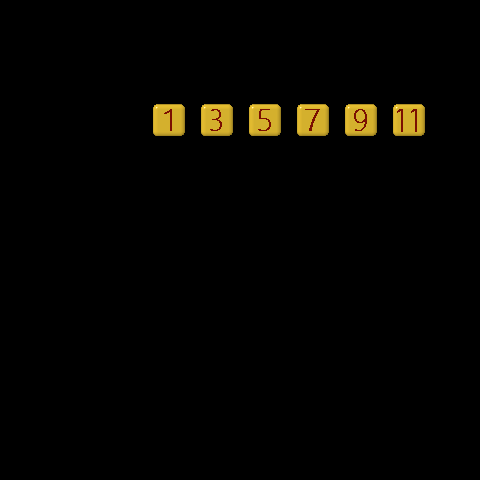

This game map was drawn from its Tiled (.tmx) file and the tilesets committed beside it. A one-line description and the full map source follow:
An orthogonal 10x10 tile map with 48x48 px tiles, 2 tile layers (food, number).

<map version="1.2" tiledversion="1.2.5" orientation="orthogonal" renderorder="right-down" width="10" height="10" tilewidth="48" tileheight="48" infinite="0" nextlayerid="3" nextobjectid="1">
 <tileset firstgid="1" name="0_99" tilewidth="48" tileheight="48" tilecount="110" columns="10">
  <image source="0-99.png" width="480" height="528" />
  <tile id="30">
   <animation>
    <frame tileid="30" duration="200" />
    <frame tileid="31" duration="200" />
    <frame tileid="32" duration="200" />
    <frame tileid="33" duration="200" />
    <frame tileid="34" duration="200" />
    <frame tileid="35" duration="200" />
    <frame tileid="36" duration="200" />
    <frame tileid="37" duration="200" />
   </animation>
  </tile>
  <tile id="44">
   <animation>
    <frame tileid="40" duration="100" />
    <frame tileid="41" duration="100" />
    <frame tileid="42" duration="100" />
    <frame tileid="43" duration="100" />
    <frame tileid="44" duration="100" />
    <frame tileid="45" duration="100" />
    <frame tileid="46" duration="100" />
    <frame tileid="47" duration="100" />
   </animation>
  </tile>
 </tileset>
 <layer id="2" name="food" width="10" height="10">
  <data encoding="csv">
0,0,0,0,0,0,0,0,0,0,
0,0,0,0,0,0,0,0,0,0,
0,0,0,35,35,35,35,35,35,0,
0,0,0,0,0,0,0,0,0,0,
0,0,0,0,0,0,0,0,0,0,
0,0,0,0,0,0,0,0,0,0,
0,0,0,0,0,0,0,0,0,0,
0,0,0,0,0,0,0,0,0,0,
0,0,0,0,0,0,0,0,0,0,
0,0,0,0,0,0,0,0,0,0
</data>
 </layer>
 <layer id="1" name="number" width="10" height="10">
  <data encoding="csv">
0,0,0,0,0,0,0,0,0,0,
0,0,0,0,0,0,0,0,0,0,
0,0,0,2,4,6,8,10,12,0,
0,0,0,0,0,0,0,0,0,0,
0,0,0,0,0,0,0,0,0,0,
0,0,0,0,0,0,0,0,0,0,
0,0,0,0,0,0,0,0,0,0,
0,0,0,0,0,0,0,0,0,0,
0,0,0,0,0,0,0,0,0,0,
0,0,0,0,0,0,0,0,0,0
</data>
 </layer>
</map>
